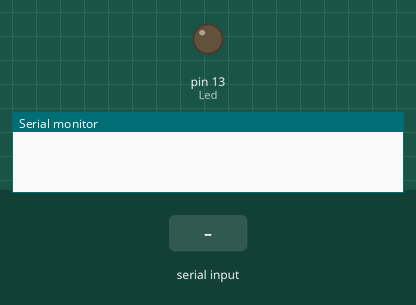
Simulated run of this sketch. Board: Arduino Uno, built with avr-gcc and run on an emulated ATmega328P. On the bench: output pins drawn as LEDs (lit = HIGH), the last lines printed to the serial monitor. Inputs (shaded band) come from the test bench.

Above: at 1.2 s.
1.3 s: "1" received over Serial
At 2.0 s:
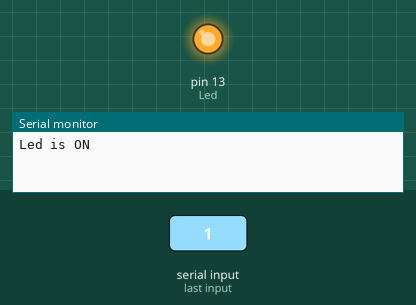
2.8 s: "0" received over Serial
At 3.2 s:
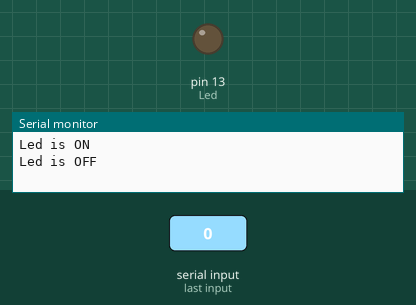
Timing chart, 0 to 5.8 s (numbered marks = the images above; inputs shaded):
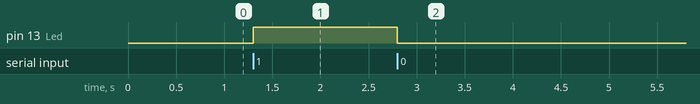

The sketch:

sketch_dec31a.ino
```cpp
int Led = 13;

void setup()
{
 Serial.begin(9600);
 pinMode(Led, OUTPUT);
}

void loop()
{
while(Serial.available() == 0);

char val = Serial.read();

if(val == '1') {
Serial.println("Led is ON");
digitalWrite(Led, HIGH);
}
else if(val == '0'){
  Serial.println("Led is OFF");
  digitalWrite(Led, LOW);
}
else {
Serial.println("Invalid");
}
Serial.flush();
}
```

Measured:
- after the input at 1.3 s, pin 13 (Led): LOW → HIGH at once
- after the input at 2.8 s, pin 13 (Led): HIGH → LOW at once
